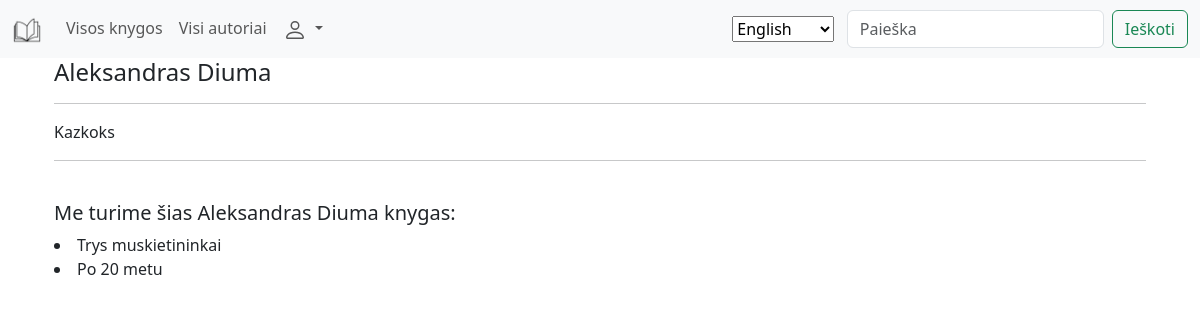
Screenshot of /library/authors/2 with the database file from the repository.
### library/models.py (models this page shows, shortened)
class Author(models.Model):
    first_name = models.CharField(verbose_name=_("First Name"), max_length=100)
    last_name = models.CharField(verbose_name=_("Last Name"), max_length=100)
    description = HTMLField(verbose_name=_("Description"))
    class Meta:
        verbose_name = _("Author")
        verbose_name_plural = _("Authors")
        ordering = ["last_name", "first_name"]
    def display_books(self):
        return ", ".join(book.title for book in self.books.all()[:3])
    display_books.short_description = _("Books")

class Book(models.Model):
    title = models.CharField(verbose_name=_("Title"), max_length=200)
    author = models.ForeignKey(
        Author,
        verbose_name=_("Author"),
        on_delete=models.SET_NULL,
        null=True,
        related_name="books",
    )
    summary = models.TextField(
        verbose_name=_("Description"),
        max_length=1000,
        help_text=_("Short book description"),
    )
    cover = models.ImageField(verbose_name=_("Cover"), upload_to="covers", null=True)
    isbn = models.CharField(
        verbose_name="ISBN",
        max_length=13,
        help_text=(
            f"{_('13 symbols')} <a"
            f' href="https://www.isbn-international.org/content/what-isbn">{_("ISBN code")}</a>'
        ),
    )
    genre = models.ManyToManyField(
        to=Genre,
        verbose_name=_("Genres"),
        help_text=_("Select the genre(s) for this book"),
    )
    class Meta:
        verbose_name = _("Book")
        verbose_name_plural = _("Books")
    def display_genre(self):
        return ", ".join(genre.name for genre in self.genre.all()[:3])
    display_genre.short_description = _("Genre")

### library/views.py (the view)
# urls.py: path("authors/<int:author_id>", views.author, name="author"),
def author(request, author_id):
    single_author = get_object_or_404(Author, pk=author_id)
    return render(request, "library/author.html", {"author": single_author})

### library/templates/library/author.html
{% extends "library/base.html" %}
{% block content %}
  <div class="container author">
    <h4>{{ author.first_name }} {{ author.last_name }}</h4>
    <hr />
    <p>{{ author.description|safe }}</p>
    <hr />
    <br />
    <h5>Me turime šias {{ author.first_name }} {{ author.last_name }} knygas:</h5>
    {% for i in author.books.all %}
      <li>{{ i.title }}</li>
    {% endfor %}
  </div>
{% endblock %}

### rows the page displays
Author: first_name "Aleksandras", last_name "Diuma", description "Kazkoks"
Book: title "Trys muskietininkai"
Book: title "Po 20 metu"

### other values shown
form field language "English"
